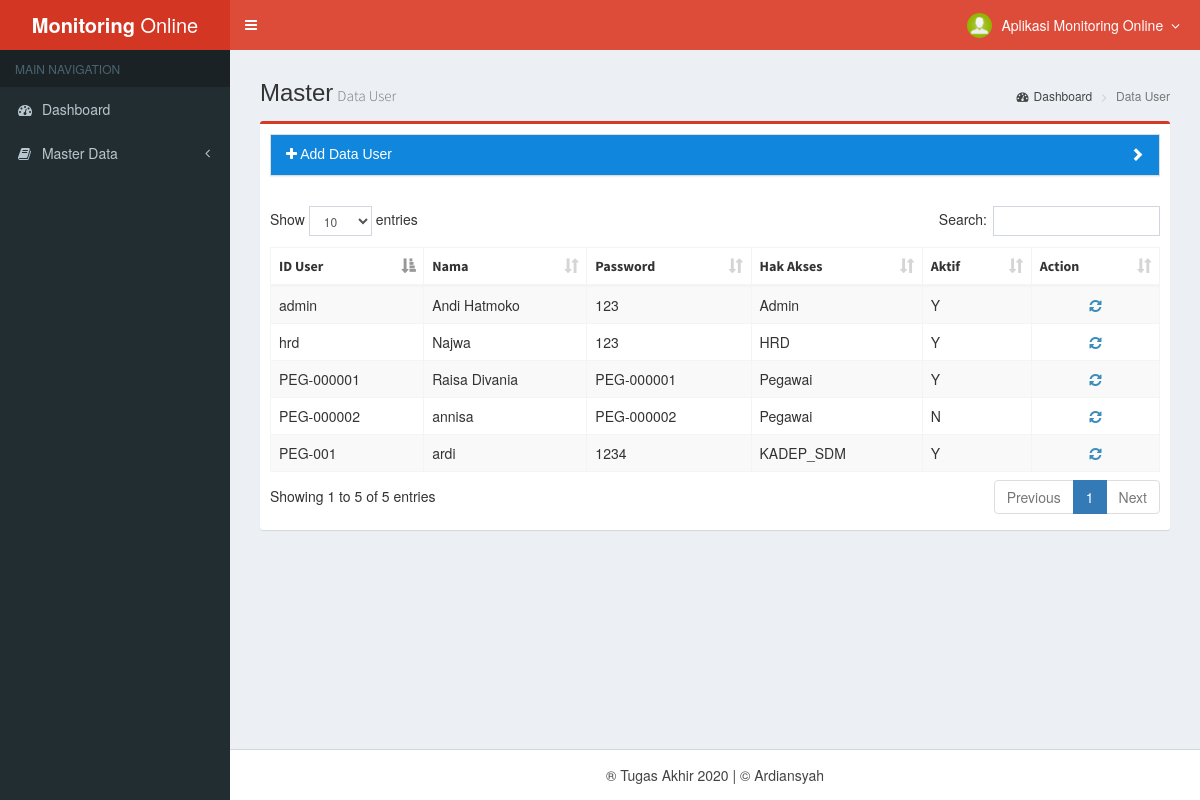
Page /home-admin.php?page=form-master-user (signed in) on the committed database.
### tables this page shows
CREATE TABLE IF NOT EXISTS `tb_user` (
  `id_user` varchar(10) NOT NULL,
  `nama_user` varchar(64) NOT NULL,
  `password` varchar(10) NOT NULL,
  `hak_akses` varchar(16) NOT NULL,
  `aktif` varchar(1) NOT NULL,
  PRIMARY KEY (`id_user`)
);

### pages/master/form-master-user.php (the view, shortened to what this page needs)
<section class="content-header">
    <h1>Master<small>Data User</small></h1>
    <ol class="breadcrumb">
        <li><a href="home-admin.php"><i class="fa fa-dashboard"></i>Dashboard</a></li>
        <li class="active">Data User</li>
    </ol>
</section>
<?php
	$tampilUser=mysql_query("SELECT * FROM tb_user ORDER BY id_user");
?>
<section class="content">
    <div class="row">
        <div class="col-md-12">
			<div class="box box-primary">
				<div class="box-body">
					<div class="panel-group">
						<div class="panel panel-default">
							<div class="panel-heading">
								 <h4 class="panel-title"><i class="fa fa-plus"></i> Add Data User<a data-toggle="collapse" data-target="#formuser" href="#formuser" class="collapsed"></a></h4>
							</div>
						</div>
					</div>
				</div>
				<div class="box-body">
					<table id="example1" class="table table-bordered table-striped">
						<thead>
							<tr>
								<th>ID User</th>
								<th>Nama</th>
								<th>Password</th>
								<th>Hak Akses</th>
								<th>Aktif</th>
								<th>Action</th>
							</tr>
						</thead>
						<tbody>
						<?php
							while($user=mysql_fetch_array($tampilUser)){
						?>
							<tr>
								<td><?php echo $user['id_user'];?></td>
								<td><?php echo $user['nama_user'];?></td>
								<td><?php echo $user['password'];?></td>
								<td><?php echo $user['hak_akses'];?></td>
								<td><?php echo $user['aktif'];?></td>
								<td align="center"><a href="home-admin.php?page=pre-activated-deactivate-user&id_user=<?=$user['id_user'];?>&aktif=<?=$user['aktif'];?>" title="Activated OR Deactivate"><i class="fa  fa-refresh"></i></a></td>
							</tr>
						<?php
							}
						?>
						</tbody>
					</table>
				</div>
			</div>
        </div>
	</div>
</section>

### rows in the picture
tb_user: id_user "admin", nama_user "Andi Hatmoko", password "123", hak_akses "Admin", aktif "Y"
tb_user: id_user "hrd", nama_user "Najwa", password "123", hak_akses "HRD", aktif "Y"
tb_user: id_user "PEG-000001", nama_user "Raisa Divania", password "PEG-000001", hak_akses "Pegawai", aktif "Y"
tb_user: id_user "PEG-000002", nama_user "annisa", password "PEG-000002", hak_akses "Pegawai", aktif "N"
tb_user: id_user "PEG-001", nama_user "ardi", password "1234", hak_akses "KADEP_SDM", aktif "Y"
